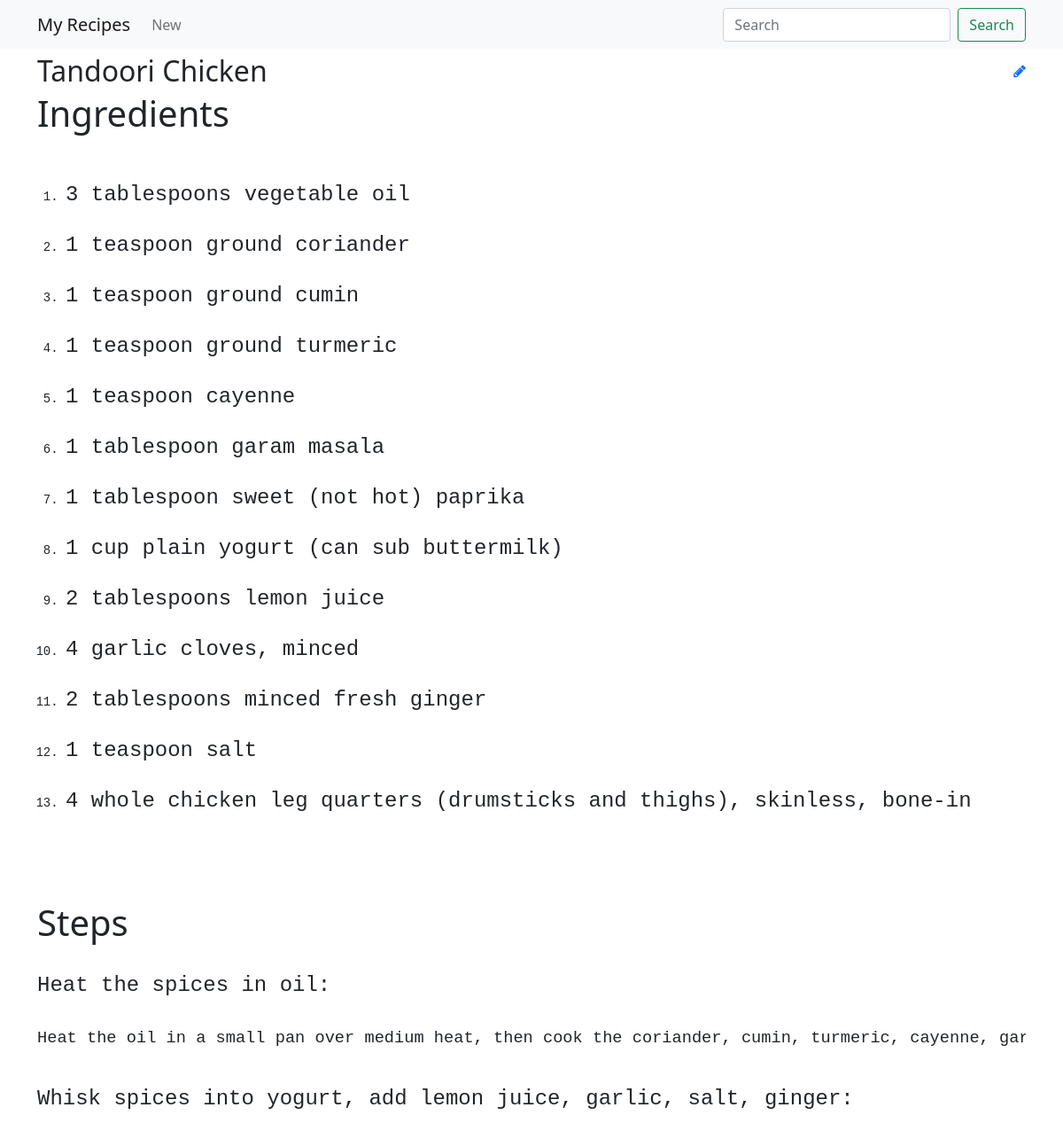
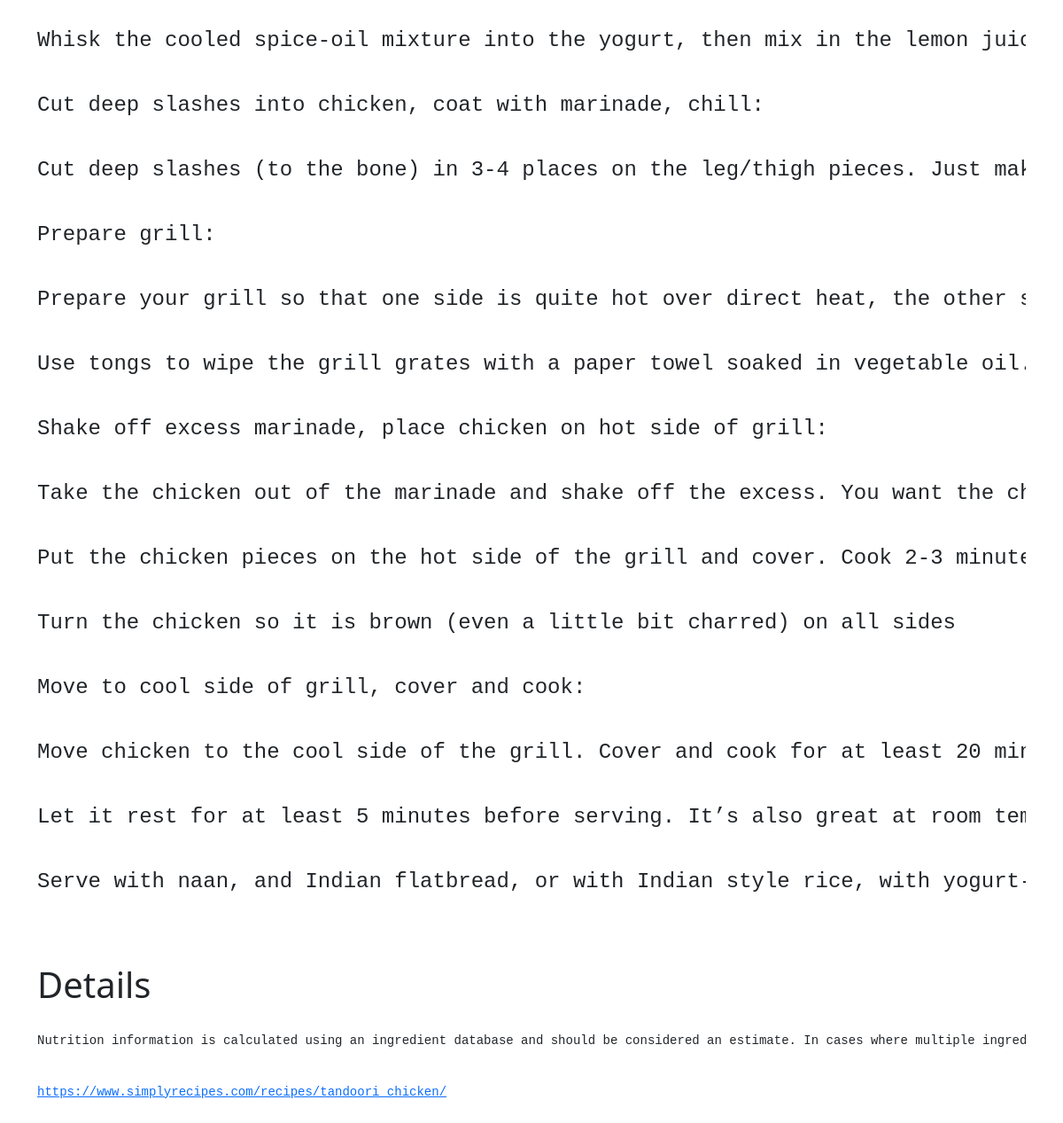
Screenshot of /view/1 with the database file from the repository (2 pictures, top to bottom).
### myapp/models.py (models this page shows, shortened)
class Recipe(models.Model):
    title = models.CharField(max_length=100, blank=True, null=True)
    ingredients = models.TextField(blank=True, null=True)
    steps = models.TextField(blank=True, null=True)
    description = models.TextField(blank=True, null=True)

### myapp/views.py (the view)
# urls.py: path('view/<int:pk>', views.ViewRecipe.as_view(), name='view-recipe'),
class ViewRecipe(DetailView):
    model = Recipe

### myapp/templates/myapp/recipe_detail.html (shortened to what this page needs)
{% extends 'myapp/base.html' %}
{% block page_content %}
<div class="container">
    <div class="title-box">
        <div class="title fs-2">{{recipe.title}}</div>
        <div class="update-link"><a href="{% url 'myapp:update-recipe' recipe.pk %}"><i class="fa fa-pencil" aria-hidden="true"></i></a></div>
    </div>
    <h1>Ingredients</h1>
    <pre>
        {{recipe.ingredients|safe}}
    </pre>
    <h1>Steps</h1>
    <pre>
        {{recipe.steps|safe}}
    </pre>
    <h1>Details</h1>
    <pre>
        {{recipe.description|safe}}
    </pre>
</div>
{% endblock page_content %}

### myapp/templates/myapp/base.html (shortened to what this page needs)
<!doctype html>
<html lang="en">
  <head>
    <link href="https://cdn.jsdelivr.net/npm/bootstrap@5.1.3/dist/css/bootstrap.min.css" rel="stylesheet">
    <link rel="stylesheet" href="https://cdnjs.cloudflare.com/ajax/libs/font-awesome/4.7.0/css/font-awesome.css" />
</head>
<body>
    <nav class="navbar navbar-expand-lg navbar-light bg-light">
        <div class="container">
          <a class="navbar-brand" href="{% url 'myapp:all-recipe' %}">My Recipes</a>
          <div class="collapse navbar-collapse" id="navbarSupportedContent">
            <ul class="navbar-nav me-auto mb-2 mb-lg-0">
              <li class="nav-item">
                <a class="nav-link" href="{% url 'myapp:create-recipe' %}">New</a>
              </li>
            </ul>
            <div class="d-flex">
              <input class="form-control me-2" type="search" placeholder="Search" aria-label="Search">
              <button class="btn btn-outline-success" type="submit">Search</button>
            </div>
          </div>
        </div>
    </nav>
    {% block page_content %}
    {% endblock page_content %}
  </body>
</html>

### myapp/templates/myapp/recipe_detail.html (style rules this page uses)
.title-box { display: flex; justify-content: space-between; align-items: center; flex-direction: row; }
pre { width: 100%; }

### rows the page displays
Recipe: title "Tandoori Chicken", ingredients "3 tablespoons vegetable oil 1 teaspoon ground coriander 1 teaspoon ground cumin 1 teaspoon ground turmeric 1 teaspoon cayenne 1 tablespoon garam masala 1 tablespoon sweet (not hot) paprika 1 cup plain yogurt (can sub buttermilk) 2 tablespoons lemon juice 4 garlic cloves, minced 2 tablespoons minced fresh ginger 1 teaspoon salt 4 whole chicken leg quarters (drumsticks and thighs), skinless, bone-in", steps "Heat the spices in oil: Heat the oil in a small pan over medium heat, then cook the coriander, cumin, turmeric, cayenne, Whisk spices into yogurt, add lemon juice, garlic, salt, ginger: Whisk the cooled spice-oil mixture into the yogurt, then mix in the lemon Cut deep slashes into chicken, coat with marinade, chill: Cut deep slashes (to the bone) in 3-4 places on the leg/thigh pieces. Just Prepare grill: Prepare your grill so that one side is quite hot over direct heat, the other Use tongs to wipe the grill grates with a paper towel soaked in vegetable Shake off excess marinade, place chicken on hot side of grill: Take the chicken out of the marinade and shake off the excess. You want the…", description "Nutrition information is calculated using an ingredient database and should be considered an estimate. In cases where multiple https://www.simplyrecipes.com/recipes/tandoori_chicken/"
